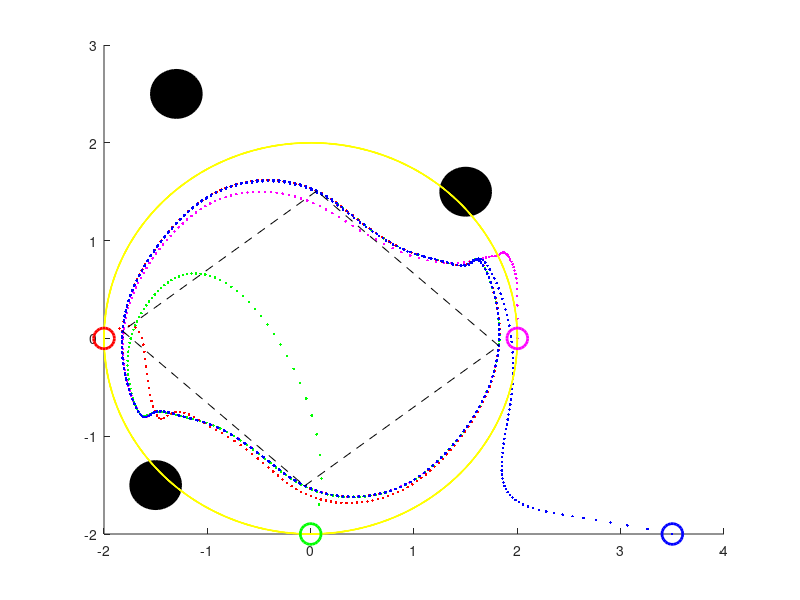

MATLAB code for this plot: (Note: this script raises an error after producing the figure.)
clc
clear
close all
n=4;
l=0.1;
K1=kron(eye(2),[-2,-4]);
A=kron(eye(2),[1,l;0,1]);
B=kron(eye(2),[0;l]);
gamma=0.95;
theta=0.95;
P=dare(A+B*K1,B,eye(4),eye(2));
K=-inv(B'*P*B+eye(2))*B'*P*(A+B*K1);
L=[1 0 0 -1;
    -1 1 0 0;
    0 -1 1 0;
    0 0 -1 1];
% c=1;alpha=0.999999; % Removed: Event-triggering parameter
K3=0.003; K4=0.003;
% K3=0.03; K4=0.03;
%K3=0;
te_total=600; %*0.1s
t_total=60; %/s
eig(A+B*K1);
% 仿真初始位置
x0=[2;0;0;2;0;0.8;-2;3;-2;1.5;0;1;3.5;-2.4;-2;0.5];

%圆形编队
r=2;w=0.314;
t=0:l:t_total; % t_total/l should match te_total if t is used for indexing h
% Ensure h has enough columns for h(:,k+1) in the loop
if length(t) < te_total + 1
    t_corrected_end = (te_total)*l; % k goes up to te_total, so h needs te_total+1 columns
    t = 0:l:t_corrected_end;
end
h=zeros(4*n,length(t)); % Preallocate h

for i=1:n
    h(4*i-3:4*i,:)=[r*cos(w*t+2*pi*(i-1)/n);-w*r*sin(w*t+2*pi*(i-1)/n);r*sin(w*t+2*pi*(i-1)/n);w*r*cos(w*t+2*pi*(i-1)/n)];
end

% 仿真障碍物数据
[xo,yo,zo]=cylinder(0.25,50);
p_obs1=[1.5,1.5];
p_obs2=[-1.5,-1.5];
p_obs3=[-1.3,2.5];
d_safe=0.8;
d0=1;
b=4;


%初始化x矩阵 %以及误差e矩阵 (e matrix for event triggering is removed)
x=zeros(4*n,te_total+1);
% e=zeros(4*n,te_total+1); % Removed: This 'e' was for event-triggering

% Corrected initialization: Should be outside the main simulation loop
x(:,1)=x0;
% e(:,1)=0*ones(4*n,1); % Removed: Initialization of event-triggering 'e'

for k=1:1:te_total
    % x(:,1)=x0; % Buggy: Removed from inside the loop
    % e(:,1)=0*ones(4*n,1); % Buggy: Removed from inside the loop

    %各智能体与障碍物1之间的势场力
    d_obs1=zeros(n,51);
    d_obs2=zeros(n,51);
    d_obs3=zeros(n,51);
    for i=1:1:n
        d_obs1(i,:)=((x(4*i-3,k)*ones(1,51)-(p_obs1(1)*ones(1,51)+xo(1,:))).^2+(x(4*i-1,k)*ones(1,51)-(p_obs1(2)*ones(1,51)+yo(1,:))).^2).^0.5;
        d_obs2(i,:)=((x(4*i-3,k)*ones(1,51)-(p_obs2(1)*ones(1,51)+xo(1,:))).^2+(x(4*i-1,k)*ones(1,51)-(p_obs2(2)*ones(1,51)+yo(1,:))).^2).^0.5;
        d_obs3(i,:)=((x(4*i-3,k)*ones(1,51)-(p_obs3(1)*ones(1,51)+xo(1,:))).^2+(x(4*i-1,k)*ones(1,51)-(p_obs3(2)*ones(1,51)+yo(1,:))).^2).^0.5;
    end
    %初始化各智能体与障碍物之间的势场力矩阵
    F_obs1=zeros(2*n,1);
    F_obs2=zeros(2*n,1);
    F_obs3=zeros(2*n,1);
    min_d1=zeros(n,1); % Changed size from 4 to n for consistency
    a1=zeros(n,1);     % Changed size from 4 to n
    min_d2=zeros(n,1); % Changed size from 4 to n
    a2=zeros(n,1);     % Changed size from 4 to n
    min_d3=zeros(n,1); % Changed size from 4 to n
    a3=zeros(n,1);     % Changed size from 4 to n
    for i=1:1:n
        [min_d1(i),a1(i)]=min(d_obs1(i,:));
        [min_d2(i),a2(i)]=min(d_obs2(i,:));
        [min_d3(i),a3(i)]=min(d_obs3(i,:));
    end
    for i=1:1:n
        if min_d1(i)<d_safe && min_d1(i)~=0
            F_obs1(2*i-1:2*i,:)=(b/min_d1(i)-1/d_safe)^2*(b/(min_d1(i)^2))*[(x(4*i-3,k)-(p_obs1(1)+xo(1,a1(i))))/min_d1(i);(x(4*i-1,k)-(p_obs1(2)+yo(1,a1(i))))/min_d1(i)]; % Corrected xo/yo indexing
        end
        
        if min_d2(i)<d_safe && min_d2(i)~=0
            F_obs2(2*i-1:2*i,:)=(b/min_d2(i)-1/d_safe)^2*(b/(min_d2(i)^2))*[(x(4*i-3,k)-(p_obs2(1)+xo(1,a2(i))))/min_d2(i);(x(4*i-1,k)-(p_obs2(2)+yo(1,a2(i))))/min_d2(i)]; % Corrected xo/yo indexing
        end
        
        if min_d3(i)<d_safe && min_d3(i)~=0
            F_obs3(2*i-1:2*i,:)=(b/min_d3(i)-1/d_safe)^2*(b/(min_d3(i)^2))*[(x(4*i-3,k)-(p_obs3(1)+xo(1,a3(i))))/min_d3(i);(x(4*i-1,k)-(p_obs3(2)+yo(1,a3(i))))/min_d3(i)]; % Corrected xo/yo indexing
        end
    end
    
    % 各智能体之间的势场力
    % 各智能体间距离
    d_ij=zeros(n,n);
    F_ij=zeros(2*n,1);
    for i=1:1:n
        for j=1:1:n
            if i == j % Added to avoid self-influence if d_ij(i,i) is 0
                continue;
            end
            d_ij(i,j)=((x(4*i-3,k)-x(4*j-3,k))^2+(x(4*i-1,k)-x(4*j-1,k))^2)^0.5;
        end
    end
    for i=1:1:n
        for j=1:1:n
            if i == j % Added to avoid self-influence
                continue;
            end
            if d_ij(i,j)<=d0 && d_ij(i,j)~=0
                %F_ij(2*i-1:2*i,1)=F_ij(2*i-1:2*i,1)+exp(d_ij(i,j))/((exp(d_ij(i,j))-exp(d0))^2*d_ij(i,j))*[x(4*i-3,k)-x(4*j-3,k);x(4*i-1,k)-x(4*j-1,k)];
                F_ij(2*i-1:2*i,1)=F_ij(2*i-1:2*i,1)+(b/exp(d_ij(i,j))-1/exp(d0))^2*(b/(exp(d_ij(i,j))))*[(x(4*i-3,k)-x(4*j-3,k))/d_ij(i,j);(x(4*i-1,k)-x(4*j-1,k))/d_ij(i,j)];
            end
        end
    end
    
    % Modified state update: e(:,k) is replaced by x(:,k)
    x(:,k+1)=(kron(eye(n),A+B*K1)+kron(L,B*K))*x(:,k) ...
              -kron(eye(n),B*K1)*h(:,k) ...
              +kron(L,B*K)*(x(:,k)-h(:,k)) ... % MODIFIED: e(:,k) changed to x(:,k)
              +kron(eye(n),B)*kron(eye(2*n),[0 1])*((h(:,k+1)-h(:,k))/l) ...
              +K3*kron(eye(n),B)*(F_obs1+F_obs2+F_obs3) ...
              +K4*kron(eye(n),B)*F_ij;
              
    % e(:,k+1)=kron(eye(n),A^k)*(x0-h(:,1))-(x(:,k+1)-h(:,k+1)); % Removed: This 'e' was for event-triggering
end


% Formation error calculation (this part remains relevant)
z=x'-h'; 
% Ensure z has the correct number of columns if te_total was adjusted for h
if size(z,1) > te_total +1
    z = z(1:te_total+1,:);
end
if size(z,2) < 4*n % Check if h was shorter than x
    warning('Mismatch in length of x and h trajectories for error calculation. Error might be incorrect.');
    % Pad z or adjust, for now, assume it's mostly fine for plotting existing data.
    % This can happen if t for h was not long enough.
    % For simplicity, we'll proceed, but this indicates h might not cover all x points.
end


z1=zeros(size(z,1),4); % Preallocate
z2=zeros(size(z,1),4);
z3=zeros(size(z,1),4);
z4=zeros(size(z,1),4);

if size(z,2) >= 4
    z1=z(:,1:4);
end
if size(z,2) >= 8
    z2=z(:,5:8);
end
if size(z,2) >= 12
    z3=z(:,9:12);
end
if size(z,2) >= 16
    z4=z(:,13:16);
end


ep1=sum(z1,2);
ep2=sum(z2,2);
ep3=sum(z3,2);
ep4=sum(z4,2);
ep=[ep1,ep2,ep3,ep4];
e_max=zeros(size(ep,1),1); % Preallocate
e_min=zeros(size(ep,1),1); % Preallocate
if ~isempty(ep)
    [e_max,~]=max(ep,[],2); % index1 not used later
    [e_min,~]=min(ep,[],2); % index2 not used later
end
error_formation=e_max-e_min; % Renamed from 'error' to avoid conflict with any 'error' function

% figure(1)
% rectangle('position', [1, 1, 0.5, 0.5],'Curvature',1,'FaceColor','k');%绘制障碍物,前面两个数是位置，后面两个数是大小
figure(1)
hold on
%sphere(50);%球由50*50个面组成
rectangle('position', [1.25, 1.25, 0.5, 0.5],'Curvature',1,'FaceColor','k');%绘制障碍物,前面两个数是位置，后面两个数是大小
rectangle('position', [-1.75, -1.75, 0.5, 0.5],'Curvature',1,'FaceColor','k');
rectangle('position', [-1.55, 2.25, 0.5, 0.5],'Curvature',1,'FaceColor','k');
c1_surf_color=zeros(2,51,3);%获得o阵大小和x相同 % Renamed c1 to c1_surf_color to avoid conflict
for i=1:1:2
    for j_surf=1:1:51 % Renamed j to j_surf
        c1_surf_color(i,j_surf,1)=1;
        c1_surf_color(i,j_surf,2)=0;
        c1_surf_color(i,j_surf,3)=0;%红
    end
end
%%
plot_idx_end=te_total; % Use te_total for plotting up to the simulated time
z_plot_level=0.5*ones(1,plot_idx_end); % Renamed z to z_plot_level
z_1_plot_level=0.5*ones(1,5); % Renamed z_1 to z_1_plot_level

% Ensure indices for x do not exceed dimensions
last_valid_k = size(x,2);
if plot_idx_end > last_valid_k
    plot_idx_end = last_valid_k;
    z_plot_level=0.5*ones(1,plot_idx_end);
end
final_t_idx = plot_idx_end; % The last time index for plotting trajectories, usually te_total or te_total+1 for states

% Ensure x values at final_t_idx are valid
x_1_final=[x(1,final_t_idx) x(5,final_t_idx) x(9,final_t_idx) x(13,final_t_idx) x(1,final_t_idx)];
x_2_final=[x(3,final_t_idx) x(7,final_t_idx) x(11,final_t_idx) x(15,final_t_idx) x(3,final_t_idx)];

plot3(x(1,1:final_t_idx),x(3,1:final_t_idx),z_plot_level(1:final_t_idx),'m.',...
      x(5,1:final_t_idx),x(7,1:final_t_idx),z_plot_level(1:final_t_idx),'g.',...
      x(9,1:final_t_idx),x(11,1:final_t_idx),z_plot_level(1:final_t_idx),'r.',...
      x(13,1:final_t_idx),x(15,1:final_t_idx),z_plot_level(1:final_t_idx),'b.',...
      x_1_final,x_2_final,z_1_plot_level,'k--','markersize',10)

% Ensure h plotting indices match available h data length
h_len = size(h,2);
plot_h_idx_end = min(final_t_idx, h_len);
z_h_plot_level = 0.5*ones(1,plot_h_idx_end);


plot3(h(1,1:plot_h_idx_end),h(3,1:plot_h_idx_end),z_h_plot_level,'y--',...
      h(5,1:plot_h_idx_end),h(7,1:plot_h_idx_end),z_h_plot_level,'y--',...
      h(9,1:plot_h_idx_end),h(11,1:plot_h_idx_end),z_h_plot_level,'y--',...
      h(13,1:plot_h_idx_end),h(15,1:plot_h_idx_end),z_h_plot_level,'y--','LineWidth',1.2)

plot3(x(1,1),x(3,1),0.5,'mo','LineWidth',2,'markersize',15)
plot3(x(5,1),x(7,1),0.5,'go','LineWidth',2,'markersize',15)
plot3(x(9,1),x(11,1),0.5,'ro','LineWidth',2,'markersize',15)
plot3(x(13,1),x(15,1),0.5,'bo','LineWidth',2,'markersize',15)

plot3(x(1,final_t_idx),x(3,final_t_idx),0.5,'mP','LineWidth',2,'markersize',15)
plot3(x(5,final_t_idx),x(7,final_t_idx),0.5,'gP','LineWidth',2,'markersize',15)
plot3(x(9,final_t_idx),x(11,final_t_idx),0.5,'rP','LineWidth',2,'markersize',15)
plot3(x(13,final_t_idx),x(15,final_t_idx),0.5,'bP','LineWidth',2,'markersize',15)

surf(xo+p_obs1(1),yo+p_obs1(2),zo*0.6,c1_surf_color);%绘制半径为0.5的球
surf(xo+p_obs2(1),yo+p_obs2(2),zo*0.6,c1_surf_color);%绘制半径为0.5的球
surf(xo+p_obs3(1),yo+p_obs3(2),zo*0.6,c1_surf_color);%绘制半径为0.5的球
view(30,60)
grid on
grid minor
xlabel('X-axis/m');
ylabel('Y-axis/m');
zlabel('Z-axis/m');
legend('Agent1','Agent2','Agent3','Agent4');


figure(3)
hold on
% Plotting formation error: Ensure t (time vector for x-axis) matches length of error_formation
time_axis_error = (0:length(error_formation)-1)*l; % Create time axis matching error_formation length
if length(time_axis_error) > length(error_formation)
    time_axis_error = time_axis_error(1:length(error_formation));
end

plot(time_axis_error,error_formation(:,1),'r-','LineWidth',2) % Assuming error_formation is a column vector
grid on
grid minor
xlabel('time(s)');
ylabel('formation error');